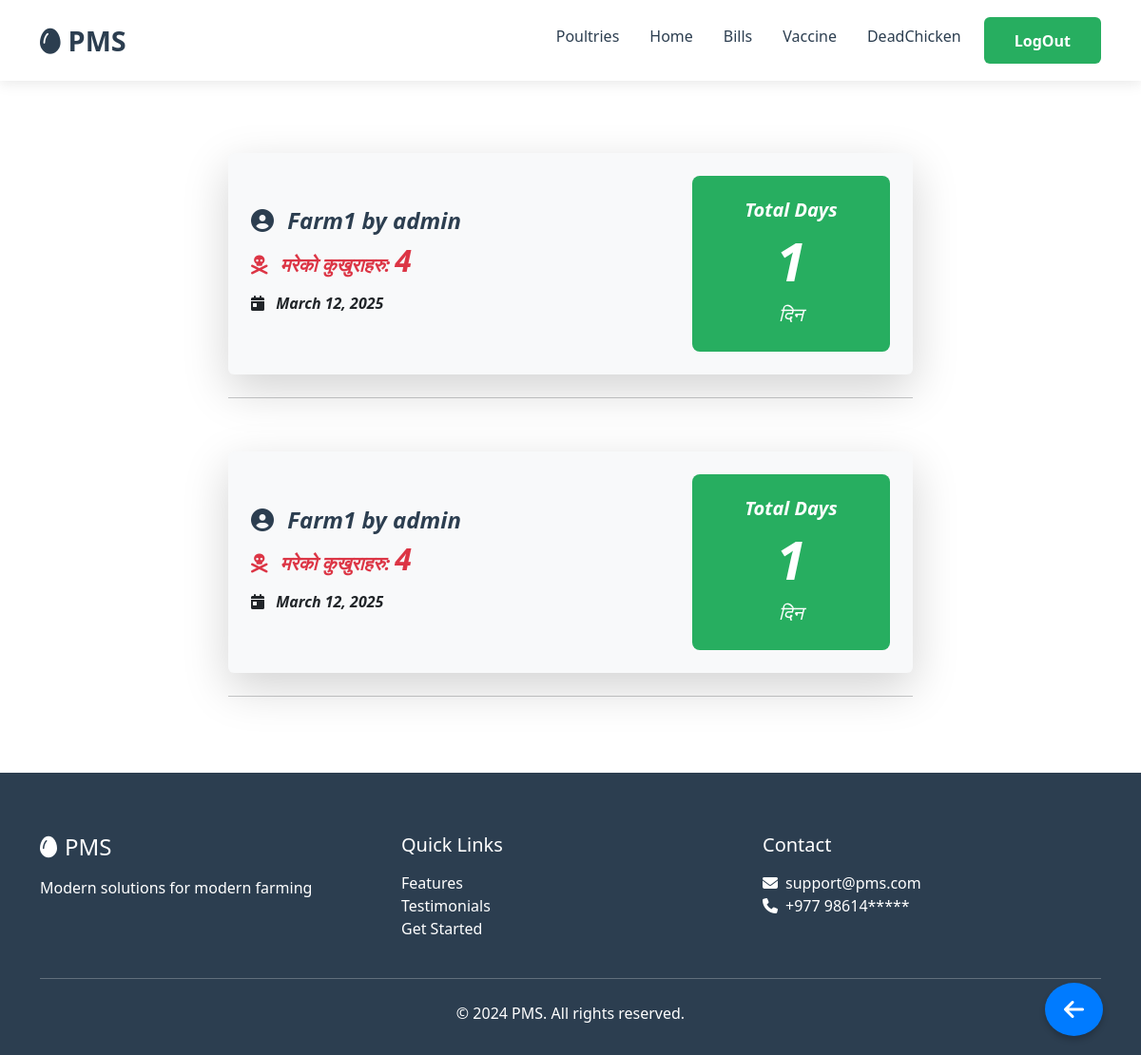
Screenshot of /userhome/mainpage/1/profile/deads/Farm1 (signed in) with the database file from the repository.
### userhome/models.py (models this page shows, shortened)
class DeadInfo(models.Model):
    poultryName = models.ForeignKey(Poultry, on_delete=models.CASCADE)
    totalDead = models.IntegerField(default=0)
    deadDate = models.DateField(auto_now_add=True)
    description = models.TextField(blank=True, null=True)
    @property
    def totalDays(self):
        return (self.deadDate - self.poultryName.startDate).days+1

class Poultry(models.Model):
    user = models.ForeignKey(User, on_delete=models.CASCADE)
    poultryName = models.CharField(max_length=20, primary_key=True)
    totalChicken = models.IntegerField()
    totalDead = models.IntegerField(default=0)
    startDate = models.DateField(auto_now_add=True)
    Closedstatus = models.BooleanField(default=False)
    closedDate = models.DateField(blank=True, null=True)
    TransportCost = models.IntegerField(default=0, blank=True, null=True)
    RatePerKg = models.IntegerField(default=0, blank=True, null=True)
    TotalWeight = models.IntegerField(default=0, blank=True, null=True)
    TotalAmount = models.IntegerField(default=0, blank=True, null=True)
    description = models.TextField(blank=True, null=True)
    STATUS_CHOICES = [
        ('Profit', 'Profit'),
        ('Loss', 'Loss'),
        ('None', 'None'),
    ]
    Status = models.CharField(max_length=10, choices=STATUS_CHOICES, default='None')
    def __str__(self):
        return f"{self.poultryName} by {self.user}"

### userhome/views.py (the view)
# urls.py: path('mainpage/<int:user_id>/profile/deads/<str:poultryName>',views.showDeads, name='showDeads'),
@login_required
def showDeads(request, user_id, poultryName):
    if not CheckUser(request, user_id):
        return redirect('/')
    poultry = get_object_or_404(Poultry, user_id=user_id, poultryName=poultryName)
    deads = DeadInfo.objects.filter(poultryName=poultry).order_by('-deadDate')
    return render(request, 'showdeads.html', {'deads': deads,
                                              'poultryName': poultryName,
                                              'user_id': user_id})

### userhome/service.py (called while the page is built)
def CheckUser(request, user_id):
    if request.user.id != user_id:
        messages.error(request, "You are not authorized to view this page.")
        return False
    return True

### userhome/templates/showdeads.html (shortened to what this page needs)
{% extends 'Base.html' %}
{% block homelink %}/userhome/mainpage/{{user_id}}/profile/{{poultryName}}{% endblock %}
{% block ShowPoultrieslink %}/userhome/mainpage/{{user_id}}/{% endblock %}
{% block Showbillslink %}/userhome/mainpage/{{user_id}}/profile/bills/{{poultryName}}{% endblock %}
{% block Showvaccineslink %}/userhome/mainpage/{{user_id}}/profile/vaccine/{{poultryName}}{% endblock %}
{% block Showdeadlink %}#{% endblock %}
{% block mainContent%}
{%load static%}
{% load static%}
<div class="container my-5">
    {% for dead in deads %}
    <section class="category section pt-4 pb-3">
        <div class="container">
            <div class="row justify-content-center">
                <div class="col-lg-8">
                    <div class="card shadow-lg border-0 p-4 bg-light">
                        <div class="row align-items-center">
                            <div class="col-md-8">
                                <h4 class="fw-bold baseColorText">
                                    <i class="fa-solid fa-user-circle me-2"></i> {{ dead.poultryName }}
                                </h4>
                                <h5 class="text-danger fw-bold">
                                    <i class="fa-solid fa-skull-crossbones me-2"></i>
                                    मरेको कुखुराहरु: <span class="fw-bolder fs-2">{{ dead.totalDead }}</span>
                                </h5>
                                <h6 class="text-dark mt-3">
                                    <i class="fa-solid fa-calendar-day me-2"></i>
                                    <strong>{{ dead.deadDate }}</strong>
                                </h6>
                            </div>
                            <div class="col-md-4 text-center">
                                <div class="boxColor text-white p-4 rounded-3">
                                    <h5 class="fw-bold">Total Days</h5>
                                    <h1 class="fw-bolder display-4">{{ dead.totalDays }}</h1>
                                    <span class="fs-5">दिन</span>
                                </div>
                            </div>
                        </div>
                    </div>
                    <hr class="text-dark mt-4">
                </div>
            </div>
        </div>
    </section>
    {% endfor %}
</div>
{% endblock%}

### userhome/templates/Base.html (style rules this page uses)
.card { font-style: oblique; }

### rows the page displays
DeadInfo: poultryName "Farm1 by admin", totalDead "4", deadDate "March 12, 2025", totalDays "1"
DeadInfo: poultryName "Farm1 by admin", totalDead "4", deadDate "March 12, 2025", totalDays "1"
